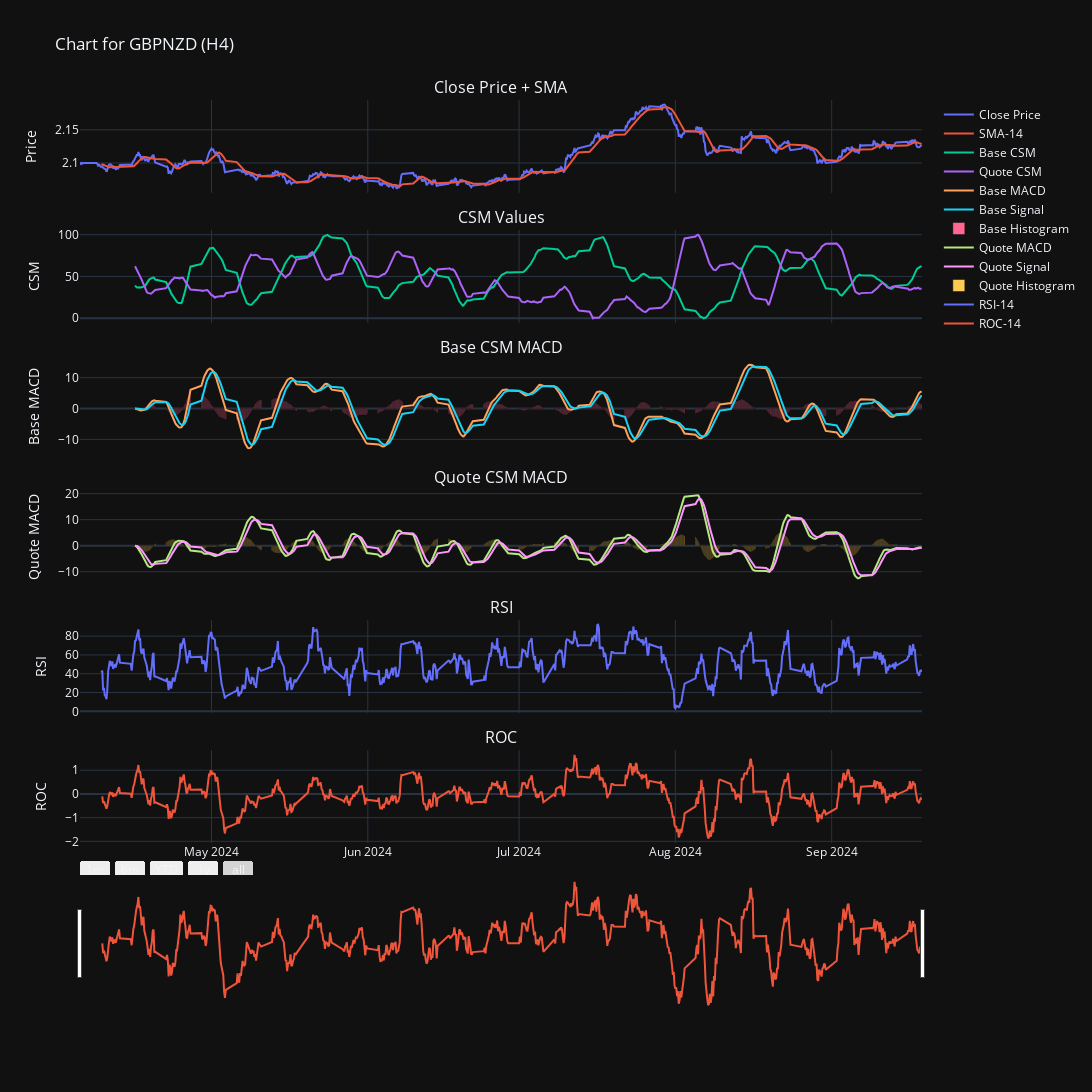

Notebook cell for this chart:
### Code cell
def plot_random_data():
    # Choose a random timeframe and symbol
    random_timeframe = random.choice(TIMEFRAMES)
    random_symbol = random.choice(PAIRS)

    # Get the data for the chosen timeframe and symbol
    df = mtd.data[random_timeframe][random_symbol]

    # Create subplots
    fig = make_subplots(rows=6, cols=1, shared_xaxes=True, vertical_spacing=0.05,
                        subplot_titles=('Close Price + SMA', 'CSM Values', 'Base CSM MACD', 'Quote CSM MACD', 'RSI', 'ROC'))

    # 1. Close Price + SMA
    fig.add_trace(go.Scatter(x=df['time'], y=df['close'], name='Close Price'), row=1, col=1)
    fig.add_trace(go.Scatter(x=df['time'], y=df['sma-14'], name='SMA-14'), row=1, col=1)

    # 2. CSM Values
    fig.add_trace(go.Scatter(x=df['time'], y=df['base_csm'], name='Base CSM'), row=2, col=1)
    fig.add_trace(go.Scatter(x=df['time'], y=df['quote_csm'], name='Quote CSM'), row=2, col=1)

    # 3. Base CSM MACD
    fig.add_trace(go.Scatter(x=df['time'], y=df['base_csm_macd'], name='Base MACD'), row=3, col=1)
    fig.add_trace(go.Scatter(x=df['time'], y=df['base_csm_macd_signal'], name='Base Signal'), row=3, col=1)
    fig.add_bar(x=df['time'], y=df['base_csm_macd_histogram'], name='Base Histogram', row=3, col=1)

    # 4. Quote CSM MACD
    fig.add_trace(go.Scatter(x=df['time'], y=df['quote_csm_macd'], name='Quote MACD'), row=4, col=1)
    fig.add_trace(go.Scatter(x=df['time'], y=df['quote_csm_macd_signal'], name='Quote Signal'), row=4, col=1)
    fig.add_bar(x=df['time'], y=df['quote_csm_macd_histogram'], name='Quote Histogram', row=4, col=1)

    # 5. RSI
    fig.add_trace(go.Scatter(x=df['time'], y=df['rsi-14'], name='RSI-14'), row=5, col=1)

    # 6. ROC
    fig.add_trace(go.Scatter(x=df['time'], y=df['roc-14'], name='ROC-14'), row=6, col=1)

    # Update layout
    fig.update_layout(
        height=1500, 
        width=1600, 
        title_text=f"Chart for {random_symbol} ({random_timeframe.name})", 
        template='plotly_dark'
    )

    # Update x-axis to include range slider
    fig.update_xaxes(
        rangeslider_visible=True,
        rangeselector=dict(
            buttons=list([
                dict(count=1, label="1m", step="month", stepmode="backward"),
                dict(count=6, label="6m", step="month", stepmode="backward"),
                dict(count=1, label="YTD", step="year", stepmode="todate"),
                dict(count=1, label="1y", step="year", stepmode="backward"),
                dict(step="all")
            ])
        ),
        row=6, col=1  # Apply to the bottom subplot
    )

    # Hide rangeslider for all subplots except the bottom one
    for i in range(1, 6):
        fig.update_xaxes(rangeslider_visible=False, row=i, col=1)

    fig.update_yaxes(title_text="Price", row=1, col=1)
    fig.update_yaxes(title_text="CSM", row=2, col=1)
    fig.update_yaxes(title_text="Base MACD", row=3, col=1)
    fig.update_yaxes(title_text="Quote MACD", row=4, col=1)
    fig.update_yaxes(title_text="RSI", row=5, col=1)
    fig.update_yaxes(title_text="ROC", row=6, col=1)

    # Show the plot
    fig.show()

plot_random_data()

### Figure 1 — Plotly figure (JSON) as saved in the notebook; plotly's stock layout.template omitted (floating-point values rounded to 4 significant figures; data arrays with more than 128 entries replaced by an {"elided": "..."} marker saying what was removed)
{"data": [{"name": "Close Price", "type": "scatter", "x": {"elided": "714 str values"}, "xaxis": "x", "y": {"elided": "714 float values"}, "yaxis": "y"}, {"name": "SMA-14", "type": "scatter", "x": {"elided": "714 str values"}, "xaxis": "x", "y": {"elided": "714 float values"}, "yaxis": "y"}, {"name": "Base CSM", "type": "scatter", "x": {"elided": "714 str values"}, "xaxis": "x2", "y": {"elided": "714 float values"}, "yaxis": "y2"}, {"name": "Quote CSM", "type": "scatter", "x": {"elided": "714 str values"}, "xaxis": "x2", "y": {"elided": "714 float values"}, "yaxis": "y2"}, {"name": "Base MACD", "type": "scatter", "x": {"elided": "714 str values"}, "xaxis": "x3", "y": {"elided": "714 float values"}, "yaxis": "y3"}, {"name": "Base Signal", "type": "scatter", "x": {"elided": "714 str values"}, "xaxis": "x3", "y": {"elided": "714 float values"}, "yaxis": "y3"}, {"name": "Base Histogram", "type": "bar", "x": {"elided": "714 str values"}, "xaxis": "x3", "y": {"elided": "714 float values"}, "yaxis": "y3"}, {"name": "Quote MACD", "type": "scatter", "x": {"elided": "714 str values"}, "xaxis": "x4", "y": {"elided": "714 float values"}, "yaxis": "y4"}, {"name": "Quote Signal", "type": "scatter", "x": {"elided": "714 str values"}, "xaxis": "x4", "y": {"elided": "714 float values"}, "yaxis": "y4"}, {"name": "Quote Histogram", "type": "bar", "x": {"elided": "714 str values"}, "xaxis": "x4", "y": {"elided": "714 float values"}, "yaxis": "y4"}, {"name": "RSI-14", "type": "scatter", "x": {"elided": "714 str values"}, "xaxis": "x5", "y": {"elided": "714 float values"}, "yaxis": "y5"}, {"name": "ROC-14", "type": "scatter", "x": {"elided": "714 str values"}, "xaxis": "x6", "y": {"elided": "714 float values"}, "yaxis": "y6"}], "layout": {"annotations": [{"font": {"size": 16}, "showarrow": false, "text": "Close Price + SMA", "x": 0.5, "xanchor": "center", "xref": "paper", "y": 1, "yanchor": "bottom", "yref": "paper"}, {"font": {"size": 16}, "showarrow": false, "text": "CSM Values", "x": 0.5, "xanchor": "center", "xref": "paper", "y": 0.825, "yanchor": "bottom", "yref": "paper"}, {"font": {"size": 16}, "showarrow": false, "text": "Base CSM MACD", "x": 0.5, "xanchor": "center", "xref": "paper", "y": 0.65, "yanchor": "bottom", "yref": "paper"}, {"font": {"size": 16}, "showarrow": false, "text": "Quote CSM MACD", "x": 0.5, "xanchor": "center", "xref": "paper", "y": 0.475, "yanchor": "bottom", "yref": "paper"}, {"font": {"size": 16}, "showarrow": false, "text": "RSI", "x": 0.5, "xanchor": "center", "xref": "paper", "y": 0.3, "yanchor": "bottom", "yref": "paper"}, {"font": {"size": 16}, "showarrow": false, "text": "ROC", "x": 0.5, "xanchor": "center", "xref": "paper", "y": 0.125, "yanchor": "bottom", "yref": "paper"}], "height": 1500, "title": {"text": "Chart for GBPNZD (H4)"}, "width": 1600, "xaxis": {"anchor": "y", "domain": [0, 1], "matches": "x6", "rangeslider": {"visible": false}, "showticklabels": false}, "xaxis2": {"anchor": "y2", "domain": [0, 1], "matches": "x6", "rangeslider": {"visible": false}, "showticklabels": false}, "xaxis3": {"anchor": "y3", "domain": [0, 1], "matches": "x6", "rangeslider": {"visible": false}, "showticklabels": false}, "xaxis4": {"anchor": "y4", "domain": [0, 1], "matches": "x6", "rangeslider": {"visible": false}, "showticklabels": false}, "xaxis5": {"anchor": "y5", "domain": [0, 1], "matches": "x6", "rangeslider": {"visible": false}, "showticklabels": false}, "xaxis6": {"anchor": "y6", "domain": [0, 1], "rangeselector": {"buttons": [{"count": 1, "label": "1m", "step": "month", "stepmode": "backward"}, {"count": 6, "label": "6m", "step": "month", "stepmode": "backward"}, {"count": 1, "label": "YTD", "step": "year", "stepmode": "todate"}, {"count": 1, "label": "1y", "step": "year", "stepmode": "backward"}, {"step": "all"}]}, "rangeslider": {"visible": true}}, "yaxis": {"anchor": "x", "domain": [0.875, 1], "title": {"text": "Price"}}, "yaxis2": {"anchor": "x2", "domain": [0.7, 0.825], "title": {"text": "CSM"}}, "yaxis3": {"anchor": "x3", "domain": [0.525, 0.65], "title": {"text": "Base MACD"}}, "yaxis4": {"anchor": "x4", "domain": [0.35, 0.475], "title": {"text": "Quote MACD"}}, "yaxis5": {"anchor": "x5", "domain": [0.175, 0.3], "title": {"text": "RSI"}}, "yaxis6": {"anchor": "x6", "domain": [0, 0.125], "title": {"text": "ROC"}}}}
